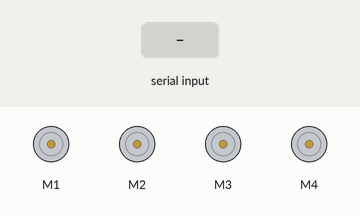
Simulated run of this sketch. Board: Arduino Uno, built with avr-gcc and run on an emulated ATmega328P. Parts: 4 × DC motor (green arrow = forward, orange = backward, longer = faster). Inputs (shaded band) come from the test bench.

Above: at 1.2 s.
1.3 s: "F" received over the second serial link
At 1.9 s:
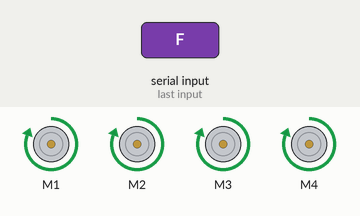
2.8 s: "B" received over the second serial link
At 4.0 s:
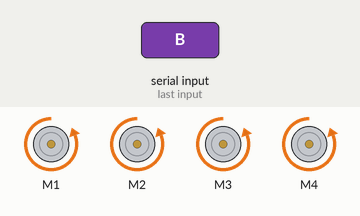
4.3 s: "L" received over the second serial link
At 5.4 s:
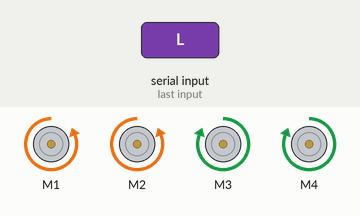
5.8 s: "R" received over the second serial link
At 6.5 s:
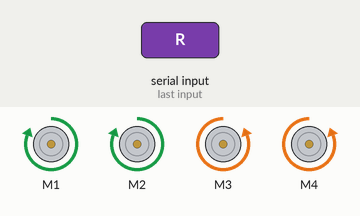
7.3 s: "1" received over the second serial link
At 7.6 s:
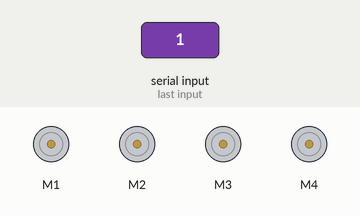
Timing chart, 0 to 9.8 s (numbered marks = the images above; inputs shaded):
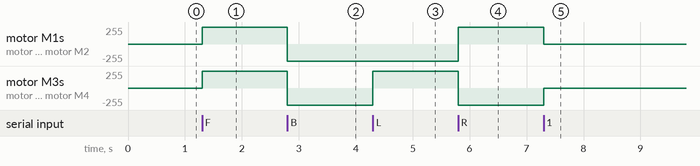

Measured:
- after the input at 1.3 s, motor M1–4: stopped → forward 255/255 at once
- after the input at 2.8 s, motor M1–4: forward 255/255 → backward 255/255 at once
- after the input at 4.3 s, motor M3, motor M4: backward 255/255 → forward 255/255 at once
- after the input at 5.8 s, motor M1, motor M2: backward 255/255 → forward 255/255 at once; motor M3, motor M4: forward 255/255 → backward 255/255 at once
- after the input at 7.3 s, motor M1, motor M2: forward 255/255 → stopped at once; motor M3, motor M4: backward 255/255 → stopped at once

The sketch:

BLUETOOTH_CAR.ino
```cpp
#include <AFMotor.h>
#include <SoftwareSerial.h>
SoftwareSerial bluetoothSerial(9, 10);
AF_DCMotor motor1(1, MOTOR12_1KHZ);
AF_DCMotor motor2(2, MOTOR12_1KHZ);
AF_DCMotor motor3(3, MOTOR34_1KHZ);
AF_DCMotor motor4(4, MOTOR34_1KHZ);
char command;
void setup()
{
  bluetoothSerial.begin(9600);
}
void loop() {
  if (bluetoothSerial.available() > 0) {
    command = bluetoothSerial.read();
    Stop();
    switch (command) {
      case 'F':
        Serial.println("F");
        forward();
        break;
      case 'B':
        Serial.println("B");
        back();
        break;
      case 'L':
        Serial.println("L");
        left();
        break;
      case 'R':
        Serial.println("R");
        right();
        break;
    }
  }
}
void forward()
{
  motor1.setSpeed(255);
  motor1.run(FORWARD);
  motor2.setSpeed(255);
  motor2.run(FORWARD);
  motor3.setSpeed(255);
  motor3.run(FORWARD);
  motor4.setSpeed(255);
  motor4.run(FORWARD);
}

void back()
{
  motor1.setSpeed(255);
  motor1.run(BACKWARD);
  motor2.setSpeed(255);
  motor2.run(BACKWARD);
  motor3.setSpeed(255);
  motor3.run(BACKWARD);
  motor4.setSpeed(255);
  motor4.run(BACKWARD);
}

void left()
{
  motor1.setSpeed(255);
  motor1.run(BACKWARD);
  motor2.setSpeed(255);
  motor2.run(BACKWARD);
  motor3.setSpeed(255);
  motor3.run(FORWARD);
  motor4.setSpeed(255);
  motor4.run(FORWARD);
}

void right()
{
  motor1.setSpeed(255);
  motor1.run(FORWARD);
  motor2.setSpeed(255);
  motor2.run(FORWARD);
  motor3.setSpeed(255);
  motor3.run(BACKWARD);
  motor4.setSpeed(255);
  motor4.run(BACKWARD);
}

void Stop()
{
  motor1.setSpeed(0);
  motor1.run(RELEASE);
  motor2.setSpeed(0);
  motor2.run(RELEASE);
  motor3.setSpeed(0);
  motor3.run(RELEASE);
  motor4.setSpeed(0);
  motor4.run(RELEASE);
}
```
